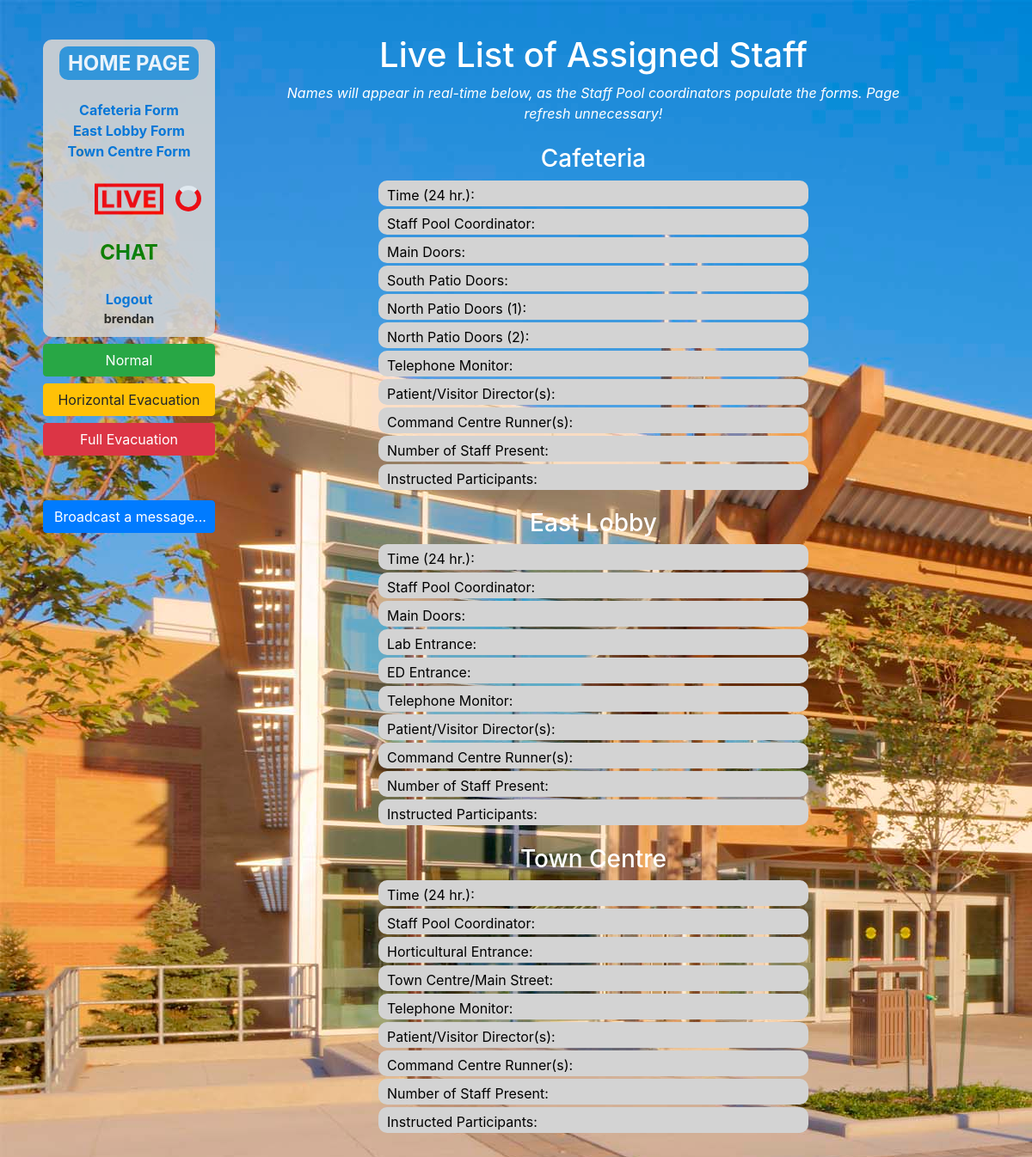
The page /CodeRed/LIVE/ (signed in) on the database as committed earlier.
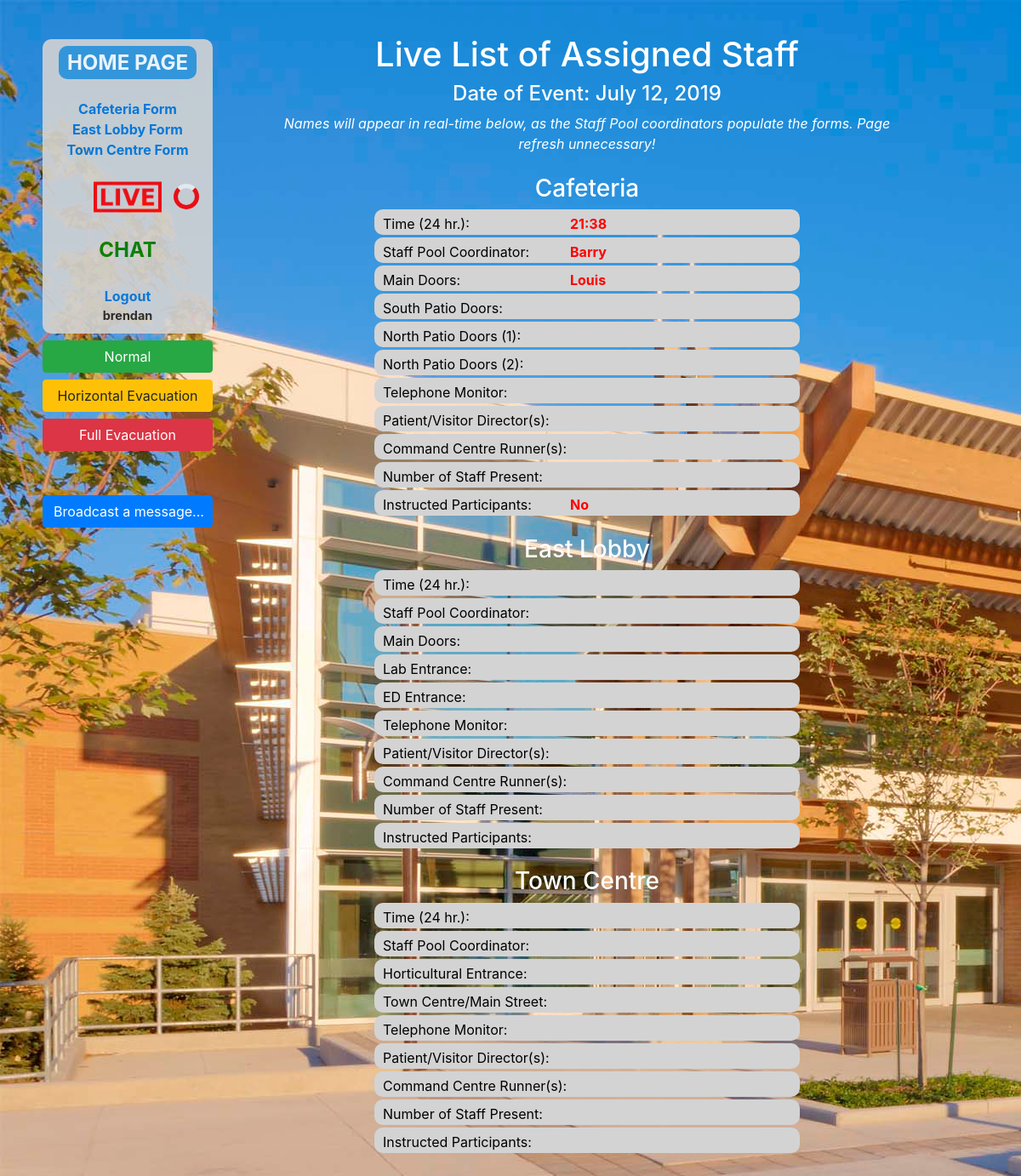
The same page on the database as committed later.
### catalog/models.py (models this page shows, shortened)
class Cafeteria(models.Model):
    c_date = models.DateField(null=True, blank=False, verbose_name='Date', default=timezone.now().date())
    c_time = models.CharField(max_length=100, null=True, blank=False, verbose_name='Time (24 hr.)', default=str(datetime.datetime.now().time())[0:5])
    c_coordinator = models.CharField(max_length=100, null=True, blank=True, verbose_name='Staff Pool Coordinator')
    c_main_doors = models.CharField(max_length=100, null=True, blank=True, verbose_name='Main Doors')
    c_south_patio_doors = models.CharField(max_length=100, null=True, blank=True, verbose_name='South Patio Doors')
    c_north_patio_doors_1 = models.CharField(max_length=100, null=True, blank=True, verbose_name='North Patio Doors 1')
    c_north_patio_doors_2 = models.CharField(max_length=100, null=True, blank=True, verbose_name='North Patio Doors 2')
    c_monitor = models.CharField(max_length=100, null=True, blank=True, verbose_name='Telephone Monitor')
    c_directors = models.CharField(max_length=100, null=True, blank=True, verbose_name='Patient/Visitor Director(s)')
    c_runners = models.CharField(max_length=100, null=True, blank=True, verbose_name='Command Centre Runner(s)')
    c_num_staff = models.CharField(max_length=100, null=True, blank=True, verbose_name='Number of Staff Present')
    c_explain = models.NullBooleanField(verbose_name='Explained to Participants')
    class Meta:
        verbose_name_plural = 'Cafeteria'
        verbose_name = 'Cafeteria'

### catalog/views.py (the view)
# urls.py: path('LIVE/', views.LocationListView.as_view(), name='LIVE'),
class LocationListView(LoginRequiredMixin, generic.ListView):
    model = Cafeteria
    context_object_name = 'location_list'
    template_name = 'location_list.html' # Specify your own template name/location
    def get_context_data(self, **kwargs):
        context = super(LocationListView, self).get_context_data(**kwargs)
        if Cafeteria.objects.last() is not None:
            if ((Cafeteria.objects.last().c_date == timezone.now().date()) and
               ((abs(int(Cafeteria.objects.last().c_time[0:2]) - int(str(datetime.datetime.now().time())[0:2])) == 0)) or
               ((abs(int(Cafeteria.objects.last().c_time[0:2]) - int(str(datetime.datetime.now().time())[0:2])) == 1) and (int(Cafeteria.objects.last().c_time[3:5]) > int(str(datetime.datetime.now().time())[3:5])) )):
                temporary_instance = Cafeteria.objects.last() # last() doesn't return a Queryset!!!
            else:
                temporary_instance = None
        else:
            temporary_instance = None
        try:
            if (temporary_instance.c_time is None):
                temporary_instance.c_time = ''
            if (temporary_instance.c_coordinator is None):
                temporary_instance.c_coordinator = ''
            if (temporary_instance.c_main_doors is None):
                temporary_instance.c_main_doors = ''
            if (temporary_instance.c_south_patio_doors is None):
                temporary_instance.c_south_patio_doors = ''
            if (temporary_instance.c_north_patio_doors_1 is None):
                temporary_instance.c_north_patio_doors_1 = ''
            if (temporary_instance.c_north_patio_doors_2 is None):
                temporary_instance.c_north_patio_doors_2 = ''
            if (temporary_instance.c_monitor is None):
                temporary_instance.c_monitor = ''
            if (temporary_instance.c_directors is None):
                temporary_instance.c_directors = ''
            if (temporary_instance.c_runners is None):
                temporary_instance.c_runners = ''
            if (temporary_instance.c_num_staff is None):
                temporary_instance.c_num_staff = ''
            temporary_instance.save()
            context['cafeteria'] = Cafeteria.objects.all().order_by('-id')[:1]
        except:
            pass
        try:
            if context['cafeteria'][0].c_explain is True:
                context['c_explainval'] = 'Yes'
            else:
                context['c_explainval'] = 'No'
        except:
            pass
        if East_Lobby.objects.last() is not None:
            if ((East_Lobby.objects.last().e_date == timezone.now().date()) and
               ((abs(int(East_Lobby.objects.last().e_time[0:2]) - int(str(datetime.datetime.now().time())[0:2])) == 0)) or
               ((abs(int(East_Lobby.objects.last().e_time[0:2]) - int(str(datetime.datetime.now().time())[0:2])) == 1) and (int(East_Lobby.objects.last().e_time[3:5]) > int(str(datetime.datetime.now().time())[3:5])) )):
                temporary_instance_e = East_Lobby.objects.last() # last() doesn't return a Queryset!!!
            else:
                temporary_instance_e = None
        else:
            temporary_instance_e = None
        try:
            if (temporary_instance_e.e_time is None):
                temporary_instance_e.e_time = ''
            if (temporary_instance_e.e_coordinator is None):
                temporary_instance_e.e_coordinator = ''
            if (temporary_instance_e.e_main_doors is None):
                temporary_instance_e.e_main_doors = ''
            if (temporary_instance_e.e_lab_entrance is None):
                temporary_instance_e.e_lab_entrance = ''
            if (temporary_instance_e.e_ed_entrance is None):
                temporary_instance_e.e_ed_entrance = ''
            if (temporary_instance_e.e_monitor is None):
                temporary_instance_e.e_monitor = ''
            if (temporary_instance_e.e_directors is None):
                temporary_instance_e.e_directors = ''
            if (temporary_instance_e.e_runners is None):
                temporary_instance_e.e_runners = ''
            if (temporary_instance_e.e_num_staff is None):
                temporary_instance_e.e_num_staff = ''
            temporary_instance_e.save()
            context['east_lobby'] = East_Lobby.objects.all().order_by('-id')[:1]
        except:
            pass
        try:
            if context['east_lobby'][0].e_explain is True:
                context['e_explainval'] = 'Yes'
            else:
                context['e_explainval'] = 'No'
        except:
            pass
        if Town_Centre.objects.last() is not None:
            if ((Town_Centre.objects.last().t_date == timezone.now().date()) and
               ((abs(int(Town_Centre.objects.last().t_time[0:2]) - int(str(datetime.datetime.now().time())[0:2])) == 0)) or
               ((abs(int(Town_Centre.objects.last().t_time[0:2]) - int(str(datetime.datetime.now().time())[0:2])) == 1) and (int(Town_Centre.objects.last().t_time[3:5]) > int(str(datetime.datetime.now().time())[3:5])) )):
                temporary_instance_t = Town_Centre.objects.last() # last() doesn't return a Queryset!!!
            else:
                temporary_instance_t = None
        else:
            temporary_instance_t = None
        try:
            if (temporary_instance_t.t_time is None):
                temporary_instance_t.t_time = ''
            if (temporary_instance_t.t_coordinator is None):
                temporary_instance_t.t_coordinator = ''
            if (temporary_instance_t.t_horticultural is None):
                temporary_instance_t.t_horticultural = ''
            if (temporary_instance_t.t_town_centre_main_street is None):
                temporary_instance_t.t_town_centre_main_street = ''
            if (temporary_instance_t.t_monitor is None):
                temporary_instance_t.t_monitor = ''
            if (temporary_instance_t.t_directors is None):
                temporary_instance_t.t_directors = ''
            if (temporary_instance_t.t_runners is None):
                temporary_instance_t.t_runners = ''
            if (temporary_instance_t.t_num_staff is None):
                temporary_instance_t.t_num_staff = ''
            temporary_instance_t.save()
            context['town_centre'] = Town_Centre.objects.all().order_by('-id')[:1]
        except:
            pass
        try:
            if context['town_centre'][0].t_explain is True:
                context['t_explainval'] = 'Yes'
            else:
                context['t_explainval'] = 'No'
        except:
            pass
        context['current_user_id'] = self.request.user.get_username().capitalize()
        return context

### catalog/templates/location_list.html (shortened to what the changed rows need)
{% extends "base_generic.html" %}
{% load static %}
{% block content %}
<!-- {% load static %}
    <script src="js/jquery.min.js"></script> -->
<div class="center_content">
<div id="live_header" class="pad_list_left">
</br> <h1 class="banner list_page_white">Live List of Assigned Staff</h1>
{% if cafeteria %}
    {% for cafeteria in cafeteria %}
    <h4 class="list_page_white">Date of Event: {{cafeteria.c_date}}</h4>
    {% endfor %}
{% elif east_lobby %}
    {% for east_lobby in east_lobby %}
    <h4 class="list_page_white">Date of Event: {{east_lobby.e_date}}</h4>
    {% endfor %}
{% elif town_centre %}
    {% for town_centre in town_centre %}
    <h4 class="list_page_white">Date of Event: {{town_centre.t_date}}</h4>
    {% endfor %}
{% endif %}
<p class="list_page_white"><em>Names will appear in real-time below, as the Staff Pool coordinators populate the forms. Page refresh unnecessary!</em></p>
</div>
<div class="body pad_list_left">
  {% if cafeteria %}
    {% for cafeteria in cafeteria %}
        <p class="labels"><span class="fixed_width">Time (24 hr.):</span><b><span class="site_color_list left_align" id="c1">{{cafeteria.c_time}}</span></b></p>
        <p class="labels"><span class="fixed_width">Staff Pool Coordinator:</span><b><span class="site_color_list left_align" id="c2">{{cafeteria.c_coordinator}}</b></span></b></p>
        <p class="labels"><span class="fixed_width">Main Doors:</span><b><span class="site_color_list left_align" id="c3">{{cafeteria.c_main_doors}}</span></b></p>
        <p class="labels"><span class="fixed_width">South Patio Doors:</span><b></b></p>
        <p class="labels"><span class="fixed_width">North Patio Doors (1):</span><b></b></p>
        <p class="labels"><span class="fixed_width">North Patio Doors (2):</span><b></b></p>
        <p class="labels"><span class="fixed_width">Telephone Monitor:</span><b></b></p>
        <p class="labels"><span class="fixed_width">Patient/Visitor Director(s):</span><b></b></p>
        <p class="labels"><span class="fixed_width">Command Centre Runner(s):</span><b></b></p>
        <p class="labels"><span class="fixed_width">Number of Staff Present:</span><b></b></p>
        <p class="labels"><span class="fixed_width">Instructed Participants:</span><b><span class="site_color_list left_align" id="c11">{{c_explainval}}</span></b></p>
    {% endfor %}
    {% else %}
        <p class="labels"><span class="fixed_width">Time (24 hr.):</span><b></b></p>
        <p class="labels"><span class="fixed_width">Staff Pool Coordinator:</span><b><span class="site_color_list" id="c2"></b></span></b></p>
        <p class="labels"><span class="fixed_width">Main Doors:</span><b></b></p>
        <p class="labels"><span class="fixed_width">South Patio Doors:</span><b></b></p>
        <p class="labels"><span class="fixed_width">North Patio Doors (1):</span><b></b></p>
        <p class="labels"><span class="fixed_width">North Patio Doors (2):</span><b></b></p>
        <p class="labels"><span class="fixed_width">Telephone Monitor:</span><b></b></p>
        <p class="labels"><span class="fixed_width">Patient/Visitor Director(s):</span><b></b></p>
        <p class="labels"><span class="fixed_width">Command Centre Runner(s):</span><b></b></p>
        <p class="labels"><span class="fixed_width">Number of Staff Present:</span><b></b></p>
        <p class="labels"><span class="fixed_width">Instructed Participants:</span><b></b></p>
    {% endif %}
 </div>
</div>
{% endblock %}

Rows that differ between the two databases and show on the page:
added Cafeteria: c_date "July 12, 2019", c_time "21:38", c_coordinator "Barry", c_main_doors "Louis", c_explainval "No"
Other text that changed with them:
text no longer shown: "Time (24 hr.): Staff Pool Coordinator: Main Doors: South Patio Doors: North Patio Doors (1): North Patio Doors (2): Telephone Monitor: Patient/Visitor Director(s): Command Centre Runner(s): Number of Staff Present: Instructed Participants:"
